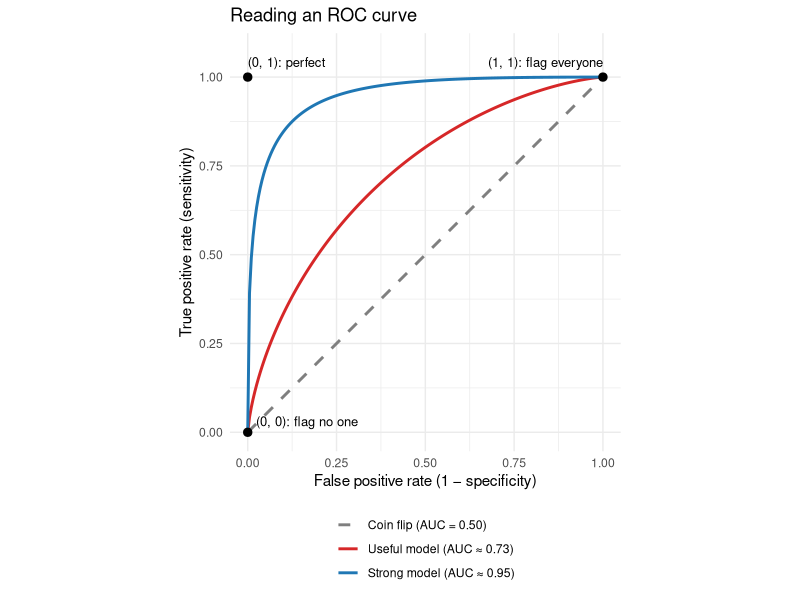

Generate this figure with R:
## ---- chunk 1
#| label: roc-illustration
#| echo: false
#| fig-width: 6
#| fig-height: 5
library(ggplot2)

# Illustrative curves from a binormal model: TPR = Phi(Phi^-1(FPR) + d)
fpr <- seq(0, 1, length.out = 200)
curves <- rbind(
  data.frame(fpr, tpr = fpr,                         model = "Coin flip (AUC = 0.50)"),
  data.frame(fpr, tpr = pnorm(qnorm(fpr) + 0.85),    model = "Useful model (AUC ≈ 0.73)"),
  data.frame(fpr, tpr = pnorm(qnorm(fpr) + 2.3),     model = "Strong model (AUC ≈ 0.95)")
)
curves$model <- factor(curves$model, levels = unique(curves$model))

corners <- data.frame(
  x = c(0, 1, 0),
  y = c(0, 1, 1),
  label = c("(0, 0): flag no one", "(1, 1): flag everyone", "(0, 1): perfect")
)

ggplot(curves, aes(fpr, tpr, color = model, linetype = model)) +
  geom_line(linewidth = 1) +
  geom_point(data = corners, aes(x, y), inherit.aes = FALSE, size = 2.5) +
  geom_text(data = corners, aes(x, y, label = label), inherit.aes = FALSE,
            hjust = c(-0.08, 1, 0), vjust = c(-0.6, -1, -1), size = 3.3) +
  scale_linetype_manual(values = c("dashed", "solid", "solid")) +
  scale_color_manual(values = c("grey50", "#d62728", "#1f77b4")) +
  scale_y_continuous(breaks = seq(0, 1, 0.25)) +
  coord_equal(ylim = c(0, 1.07), clip = "off") +
  labs(x = "False positive rate (1 − specificity)",
       y = "True positive rate (sensitivity)",
       color = NULL, linetype = NULL,
       title = "Reading an ROC curve") +
  theme_minimal() +
  theme(legend.position = "bottom", legend.direction = "vertical")
